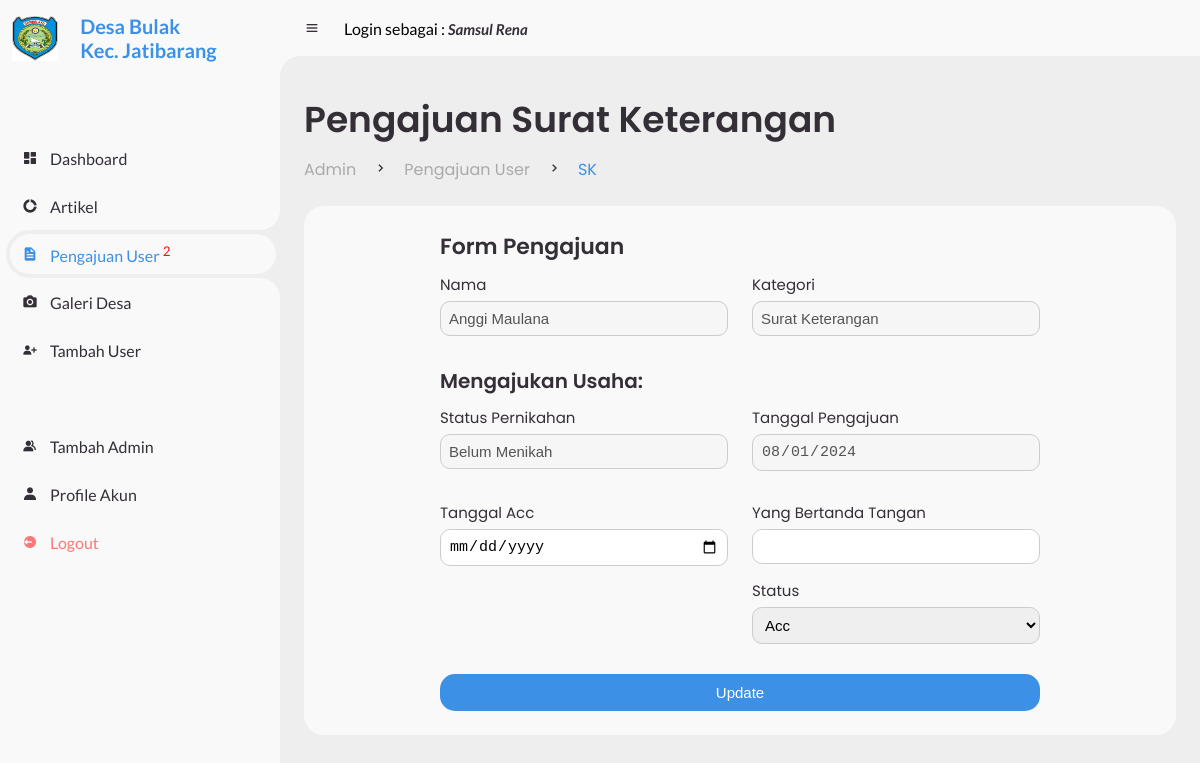
/admin/pengajuan/sk.php?id=70 (signed in), run on the app's committed database.
### tables this page shows
CREATE TABLE `pengajuan` (
  `id_pengajuan` int(11) NOT NULL,
  `nik` varchar(20) NOT NULL,
  `id_kategori` int(20) NOT NULL,
  `nama_usaha` varchar(255) DEFAULT NULL,
  `nama_kk` varchar(255) DEFAULT NULL,
  `nama_akte_dokumen` varchar(255) DEFAULT NULL,
  `keterangan_tidak_mampu` varchar(500) DEFAULT NULL,
  `masa_ktp_sementara` date DEFAULT NULL,
  `keterangan_menikah` varchar(255) DEFAULT NULL,
  `tanggal_pengajuan` date NOT NULL,
  `tanggal_acc` date DEFAULT NULL,
  `status` varchar(20) NOT NULL,
  `nama_kuwu` varchar(255) DEFAULT NULL,
  `id_admin` int(20) DEFAULT NULL
);

CREATE TABLE `user` (
  `user_id` int(11) NOT NULL,
  `nama` varchar(255) NOT NULL,
  `nik` varchar(20) NOT NULL,
  `tempat_lahir` varchar(255) NOT NULL,
  `tanggal_lahir` date NOT NULL,
  `jenis_kelamin` varchar(255) NOT NULL,
  `agama` varchar(255) NOT NULL,
  `alamat` varchar(255) NOT NULL,
  `pekerjaan` varchar(255) NOT NULL,
  `pendidikan` varchar(255) NOT NULL,
  `status_pernikahan` varchar(255) NOT NULL,
  `password` varchar(255) NOT NULL
);

CREATE TABLE `kategori_pengajuan` (
  `id_kategori_pengajuan` int(20) NOT NULL,
  `jenis_pengajuan` varchar(255) NOT NULL
);

### admin/pengajuan/sk.php (the view, shortened to what this page needs)
<?php
require '../../config/db.php';
$nip = $_SESSION['nip'];
$sql = "SELECT * FROM admin WHERE nip = '$nip'";
$result = mysqli_query($conn, $sql);
$userData = mysqli_fetch_assoc($result);
$displayName = $userData['nama'];
$jumlah_pengajuan_baru = "SELECT COUNT(*) as total_pengajuan FROM pengajuan WHERE status = 'Pending'";
$hasil = mysqli_query($conn, $jumlah_pengajuan_baru);
$total_pengajuan = 0;
if ($hasil && mysqli_num_rows($hasil) > 0) {
    $row = mysqli_fetch_assoc($hasil);
    $total_pengajuan = $row['total_pengajuan'];
}
$row = null;
if (isset($_GET['id'])) {
    $id = $_GET['id'];
    $sql = "SELECT p.id_pengajuan, u.nama AS nama_user, k.jenis_pengajuan AS kategori, p.tanggal_pengajuan, u.status_pernikahan as status_pernikahan, p.status
            FROM pengajuan p
            JOIN user u ON p.nik = u.nik
            JOIN kategori_pengajuan k ON p.id_kategori = k.id_kategori_pengajuan
            WHERE p.id_pengajuan = ?";
    $stmt = $conn->prepare($sql);
    $stmt->bind_param("i", $id);
    $stmt->execute();
    $result = $stmt->get_result();
    if ($result->num_rows > 0) {
        $row = $result->fetch_assoc();
    } else {
        echo "Data tidak tersedia!";
        exit;
    }
}
?>
<!DOCTYPE html>
<html lang="en">
<head>
    <link href='https://unpkg.com/boxicons@2.0.9/css/boxicons.min.css' rel='stylesheet'>
    <link rel="stylesheet" href="../../user/style.css">
    <link rel="stylesheet" href="https://cdn.jsdelivr.net/npm/sweetalert2@11/dist/sweetalert2.min.css">
</head>
<body>
    <section id="sidebar">
        <?php include 'brand.php' ?>
        <ul class="side-menu top">
            <li>
                <a href="../">
                    <i class='bx bxs-dashboard'></i>
                    <span class="text">Dashboard</span>
                </a>
            </li>
            <li>
                <a href="../artikel.php">
                    <i class='bx bxs-doughnut-chart'></i>
                    <span class="text">Artikel</span>
                </a>
            </li>
            <li class="active">
                <a href="../pengajuan_user.php">
                    <i class='bx bxs-file'></i>
                    <span class="text">Pengajuan User
                        <?php if ($total_pengajuan > 0): ?>
                            <sup><?php echo $total_pengajuan; ?></sup>
                        <?php endif; ?>
                    </span>
                </a>
            </li>
            <li>
                <a href="../galeri.php">
                    <i class='bx bxs-camera' ></i>
                    <span class="text">Galeri Desa</span>
                </a>
            </li>
            <li>
                <a href="../tambah_user.php">
                    <i class='bx bxs-user-plus'></i>
                    <span class="text">Tambah User</span>
                </a>
            </li>
        </ul>
        <ul class="side-menu">
            <li>
                <a href="../tambah_admin.php">
                    <i class='bx bxs-group'></i>
                    <span class="text">Tambah Admin</span>
                </a>
            </li>
            <li>
                <a href="../profile_akun.php">
                    <i class='bx bxs-user'></i>
                    <span class="text">Profile Akun</span>
                </a>
            </li>
            <li>
                <a href="../logout.php" class="logout">
                    <i class='bx bxs-log-out-circle'></i>
                    <span class="text">Logout</span>
                </a>
            </li>
        </ul>
    </section>
    <section id="content">
        <?php include '../navbar.php' ?>
        <main>
            <div class="head-title">
                <div class="left">
                    <h1>Pengajuan Surat Keterangan</h1>
                    <ul class="breadcrumb">
                        <li><a href="index.php">Admin</a></li>
                        <li><i class='bx bx-chevron-right'></i></li>
                        <li><a href="index.php">Pengajuan User</a></li>
                        <li><i class='bx bx-chevron-right'></i></li>
                        <li><a class="active" href="pengajuan_user.php">SK</a></li>
                    </ul>
                </div>
            </div>
            <div class="table-data">
                <div class="order">
                        <div class="formulir-pengajuan" id="pengajuanForm">
                        <h3 style="margin-bottom:10px; font-size:22px; font-weight: 600;">Form Pengajuan</h3>
                        <form action="sk.php" method="POST">
                            <div class="form-row">
                                <div class="form-column">
                                    <div class="data-user">
                                        <label for="nama">Nama</label>
                                        <input type="text" id="nama" value="<?php echo htmlspecialchars($row['nama_user'] ?? ''); ?>" disabled>
                                    </div>
                                </div>
                                <div class="form-column">
                                    <div class="data-user">
                                        <label for="jenis_pengajuan">Kategori</label>
                                        <input type="text" id="jenis_pengajuan" value="<?php echo htmlspecialchars($row['kategori'] ?? ''); ?>" disabled>
                                    </div>
                                </div>
                            </div>
                            <h3 style="margin-bottom:10px; font-size:20px; font-weight: 600;">Mengajukan Usaha: </h3>
                            <div class="form-row">
                                <div class="form-column">
                                    <div class="data-user">
                                        <label for="status_pernikahan">Status Pernikahan</label>
                                        <input type="text" id="status_pernikahan" value="<?php echo htmlspecialchars($row['status_pernikahan'] ?? ''); ?>" disabled>
                                    </div>
                                </div>
                                <div class="form-column">
                                    <div class="data-user">
                                        <label for="tanggal_pengajuan">Tanggal Pengajuan</label>
                                        <input type="date" id="tanggal_pengajuan" value="<?php echo htmlspecialchars($row['tanggal_pengajuan'] ?? ''); ?>" disabled>
                                    </div>
                                </div>
                            </div>
                            <div class="form-row">
                                <div class="form-column">
                                    <div class="data-user">
                                        <label for="tanggal_acc">Tanggal Acc</label>
                                        <input type="date" id="tanggal_acc" name="tanggal_acc" required>
                                    </div>
                                </div>
                                <div class="form-column">
                                    <div class="data-user">
                                        <label for="ttd">Yang Bertanda Tangan</label>
                                        <input type="text" id="ttd" name="ttd" required>
                                    </div>
                                    <div class="data-user">
                                        <label for="status">Status</label>
                                        <select id="status" name="status" required>
                                            <option value="Acc" <?php echo ($row['status'] ?? '') === 'Acc' ? 'selected' : ''; ?>>Acc</option>
                                        </select>
                                    </div>
                                </div>
                            </div>
                            <button type="submit">Update</button>
                        </form>
                    </div>
                </div>
            </div>
        </main>
    </section>
</body>
</html>

### admin/navbar.php (shortened to what this page needs)
<nav>
    <i class='bx bx-menu'></i>
    <p>Login sebagai : <a href="#" class="nav-link"><i><?php echo htmlspecialchars($displayName, ENT_QUOTES, 'UTF-8'); ?></i></a></p>
</nav>

### data on the page
pengajuan: nama "Anggi Maulana", jenis_pengajuan "Surat Keterangan", status_pernikahan "Belum Menikah", tanggal_pengajuan "08/01/2024", status "Acc"

### other printed values
$total_pengajuan "2"
$displayName "Samsul Rena"
